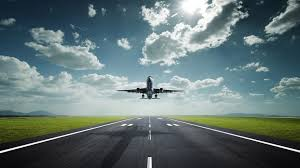
%> input picture MATLAB-Original/Harris/Tests/Images/plane.jpg, 300 x 168 px
$ octave HarrisProfiling.m   (GNU Octave 9; MATLAB toolbox functions it lacks are replaced by stand-ins)
%> lines starting %> are read from the running program, lines starting %| are printed output that depends on the picture
### MATLAB-Original/Harris/Tests/harris.m
% HARRIS - Harris corner detector
% Usage:  [cim, r, c] = harris(im, sigma, thresh, radius, disp)
% Arguments:
% 	im - image to be processed.
% 	sigma - standard deviation of smoothing Gaussian. Typical values to use might be 1-3.
%	thresh - threshold (optional). Try a value ~1000.
%  radius - radius of region considered in non-maximal suppression (optional). Typical values to use might be 1-3.
% 	disp - optional flag (0 or 1) indicating whether you want to display corners overlayed on the original image. This can be useful for parameter tuning.
% Returns:
% 	cim - binary image marking corners.
% 	r - row coordinates of corner points.
%	c - column coordinates of corner points.
%
%   http://slazebni.cs.illinois.edu/spring16/harris.m

function [cim, r, c] = harris_v1(im, sigma, thresh, radius)

    dx = [-1 0 1; -1 0 1; -1 0 1]; % Derivative masks
    dy = dx';
    Ix = conv2(im, dx, 'same');    % Image derivatives
    Iy = conv2(im, dy, 'same');
    g = fspecial('gaussian',max(1,fix(6*sigma)), sigma);

    Ix2 = conv2(Ix.^2, g, 'same'); % Smoothed squared image derivatives
    Iy2 = conv2(Iy.^2, g, 'same');
    Ixy = conv2(Ix.*Iy, g, 'same');

    r1 = Ix2.*Iy2;
    r2 = Ixy.^2;
    r3 = r1 - r2;
    r4 = Ix2 + Iy2;
    r5 = r4 + eps;
    r6 = r3 ./ r5;

    cim = (Ix2.*Iy2 - Ixy.^2)./(Ix2 + Iy2 + eps); % Harris corner measure

    sze = 2*radius+1;                   % Size of mask.
    mx = ordfilt2(cim,sze^2,ones(sze)); % Grey-scale dilate.
    cim = (cim==mx)&(cim>thresh);       % Find maxima.

    [r,c] = find(cim);                  % Find row,col coords.
end

### MATLAB-Original/Harris/Tests/HarrisProfiling.m
pkg load image

im = imread('Images/plane.jpg');
%> im is the input picture: size 168x300x3 uint8; mean R, G, B 99.3, 117.1, 117.2
im = rgb2gray(im);
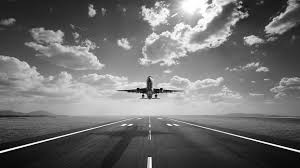
%> im: size 168x300 uint8; min 0, max 255, mean 111.8
im = single(im);
%> im: size 168x300 single

sigma=1;
thresh=1000;
radius=3;
tic;
[cim, r, c] = harris(im, sigma, thresh, radius);
%> in harris_v1, `Ix = conv2(im, dx, 'same');`:
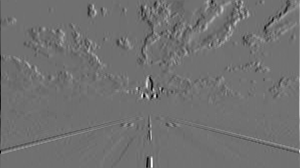
%> Ix: size 168x300 single; min -520, max 654, mean 0.1; drawn with min black and max white
%> in harris_v1, `Iy = conv2(im, dy, 'same');`:
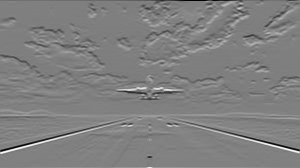
%> Iy: size 168x300 single; min -765, max 755, mean 0.9; drawn with min black and max white
%> the run ends on the next line
